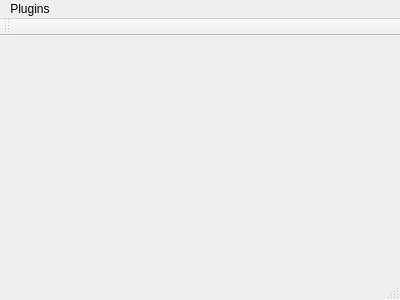
<?xml version="1.0" encoding="UTF-8"?>
<ui version="4.0">
 <class>MainWindow</class>
 <widget class="QMainWindow" name="MainWindow">
  <property name="geometry">
   <rect>
    <x>0</x>
    <y>0</y>
    <width>400</width>
    <height>300</height>
   </rect>
  </property>
  <property name="windowTitle">
   <string>MainWindow</string>
  </property>
  <widget class="QWidget" name="centralWidget"/>
  <widget class="QMenuBar" name="menuBar">
   <property name="geometry">
    <rect>
     <x>0</x>
     <y>0</y>
     <width>400</width>
     <height>19</height>
    </rect>
   </property>
   <widget class="QMenu" name="menuPlugins">
    <property name="title">
     <string>Plugins</string>
    </property>
    <addaction name="actionLoad_Plugin"/>
   </widget>
   <addaction name="menuPlugins"/>
  </widget>
  <widget class="QToolBar" name="mainToolBar">
   <attribute name="toolBarArea">
    <enum>TopToolBarArea</enum>
   </attribute>
   <attribute name="toolBarBreak">
    <bool>false</bool>
   </attribute>
  </widget>
  <widget class="QStatusBar" name="statusBar"/>
  <action name="actionLoad_Plugin">
   <property name="text">
    <string>Load Plugin...</string>
   </property>
  </action>
 </widget>
 <layoutdefault spacing="6" margin="11"/>
 <resources/>
 <connections/>
</ui>
